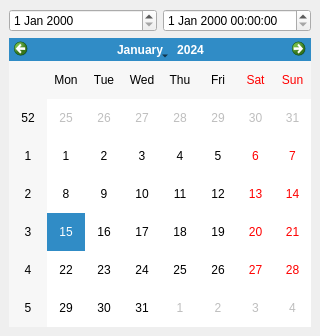
<?xml version="1.0" encoding="UTF-8"?>
<ui version="4.0">
 <class>DateTimeDemo</class>
 <widget class="QMainWindow" name="DateTimeDemo">
  <property name="geometry">
   <rect>
    <x>0</x>
    <y>0</y>
    <width>320</width>
    <height>336</height>
   </rect>
  </property>
  <property name="windowTitle">
   <string>DateTimeDemo</string>
  </property>
  <widget class="QWidget" name="centralwidget">
   <layout class="QGridLayout" name="gridLayout">
    <item row="0" column="0">
     <layout class="QVBoxLayout" name="verticalLayout">
      <item>
       <layout class="QHBoxLayout" name="horizontalLayout">
        <item>
         <widget class="QDateEdit" name="dateEdit"/>
        </item>
        <item>
         <widget class="QDateTimeEdit" name="dateTimeEdit"/>
        </item>
       </layout>
      </item>
      <item>
       <widget class="QCalendarWidget" name="calendarWidget"/>
      </item>
     </layout>
    </item>
   </layout>
  </widget>
 </widget>
 <resources/>
 <connections/>
</ui>
